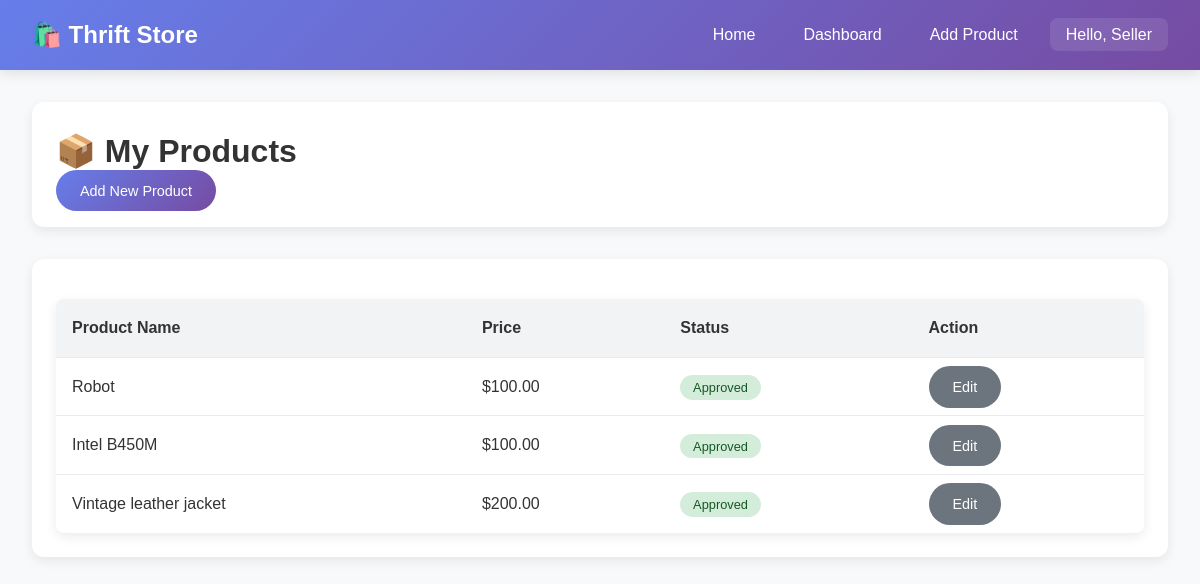
The page /my-products.php (signed in) on the database as committed earlier.
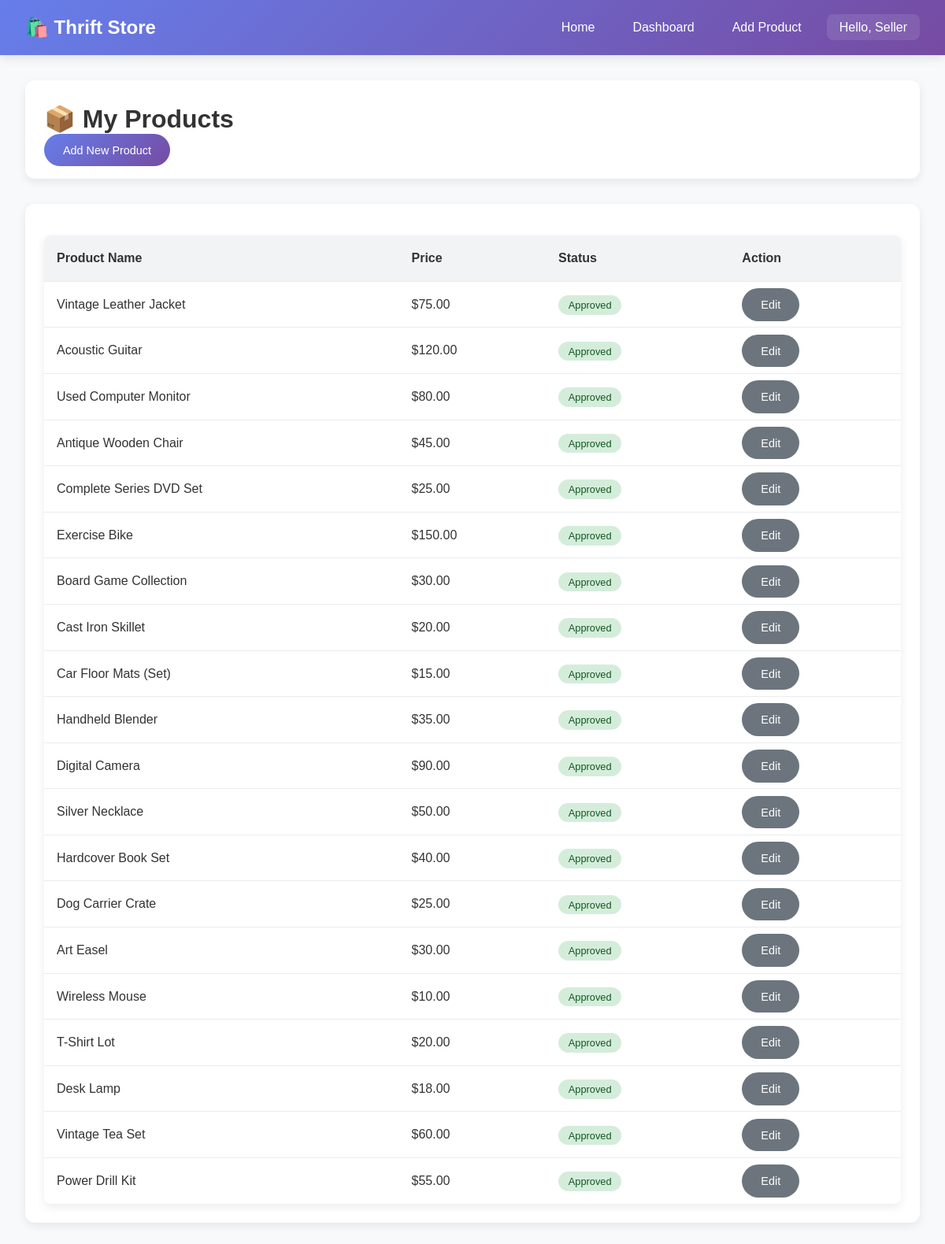
The same page on the database as committed later.
### tables this page shows
CREATE TABLE `product` (
  `productID` int(11) NOT NULL,
  `name` varchar(255) NOT NULL,
  `description` text DEFAULT NULL,
  `price` decimal(10,2) NOT NULL,
  `condition` enum('Excellent','Good','Normal','Subpar') DEFAULT 'Normal',
  `quantity` int(11) UNSIGNED NOT NULL DEFAULT 1,
  `categoryID` int(11) DEFAULT NULL,
  `image_path` varchar(255) DEFAULT NULL,
  `sellerID` int(11) NOT NULL,
  `status` enum('pending','approved','rejected') NOT NULL DEFAULT 'pending',
  `created_at` timestamp NOT NULL DEFAULT current_timestamp(),
  `updated_at` timestamp NOT NULL DEFAULT current_timestamp() ON UPDATE current_timestamp()
);

### my-products.php (the view, shortened to what this page needs)
<?php
$database = Database::getInstance();
$db = $database->getConnection();
$user_id = getUserId();
$query = "SELECT productID, name, price, `condition`, status, created_at
          FROM product
          WHERE sellerID = ?
          ORDER BY created_at DESC";
$stmt = $db->prepare($query);
$stmt->execute([$user_id]);
$products = $stmt->fetchAll(PDO::FETCH_ASSOC);
?>
<!DOCTYPE html>
<html lang="en">
<head>
    <link rel="stylesheet" href="assets/css/style.css">
</head>
<body>
    <header>
        <nav>
            <a href="index.php" class="logo">🛍️ Thrift Store</a>
            <ul class="nav-links">
                <li><a href="index.php">Home</a></li>
                <li><a href="dashboard.php">Dashboard</a></li>
                <li><a href="add-product.php">Add Product</a></li>
                <li class="dropdown">
                    <a href="#" class="dropdown-toggle">Hello, <?php echo htmlspecialchars($_SESSION['user_name']); ?></a>
                </li>
            </ul>
        </nav>
    </header>
    <div class="container">
        <div class="card">
            <h1>📦 My Products</h1>
            <a href="add-product.php" class="btn btn-primary">Add New Product</a>
        </div>
        <div class="card">
            <?php if (empty($products)): ?>
                <p>You haven't listed any products yet.</p>
            <?php else: ?>
                <table class="table">
                    <thead>
                        <tr>
                            <th>Product Name</th>
                            <th>Price</th>
                            <th>Status</th>
                            <th>Action</th>
                        </tr>
                    </thead>
                    <tbody>
                        <?php foreach ($products as $product): ?>
                            <tr>
                                <td><?php echo htmlspecialchars($product['name']); ?></td>
                                <td>$<?php echo number_format($product['price'], 2); ?></td>
                                <td>
                                    <span class="status status-<?php echo strtolower($product['status']); ?>">
                                        <?php echo ucfirst($product['status']); ?>
                                    </span>
                                </td>
                                <td>
                                    <a href="edit-product.php?id=<?php echo $product['productID']; ?>" class="btn btn-secondary">Edit</a>
                                </td>
                            </tr>
                        <?php endforeach; ?>
                    </tbody>
                </table>
            <?php endif; ?>
        </div>
    </div>
</body>
</html>

Rows that differ between the two databases and show on the page:
removed product: name "Robot", price "100.00", status "Approved"
removed product: name "Intel B450M", price "100.00", status "Approved"
removed product: name "Vintage leather jacket", price "200.00", status "Approved"
added product: name "Vintage Leather Jacket", price "75.00", status "Approved"
added product: name "Acoustic Guitar", price "120.00", status "Approved"
added product: name "Used Computer Monitor", price "80.00", status "Approved"
added product: name "Antique Wooden Chair", price "45.00", status "Approved"
added product: name "Complete Series DVD Set", price "25.00", status "Approved"
added product: name "Exercise Bike", price "150.00", status "Approved"
added product: name "Board Game Collection", price "30.00", status "Approved"
added product: name "Cast Iron Skillet", price "20.00", status "Approved"
added product: name "Car Floor Mats (Set)", price "15.00", status "Approved"
added product: name "Handheld Blender", price "35.00", status "Approved"
added product: name "Digital Camera", price "90.00", status "Approved"
added product: name "Silver Necklace", price "50.00", status "Approved"
added product: name "Hardcover Book Set", price "40.00", status "Approved"
added product: name "Dog Carrier Crate", price "25.00", status "Approved"
added product: name "Art Easel", price "30.00", status "Approved"
added product: name "Wireless Mouse", price "10.00", status "Approved"
added product: name "T-Shirt Lot", price "20.00", status "Approved"
added product: name "Desk Lamp", price "18.00", status "Approved"
added product: name "Vintage Tea Set", price "60.00", status "Approved"
added product: name "Power Drill Kit", price "55.00", status "Approved"
